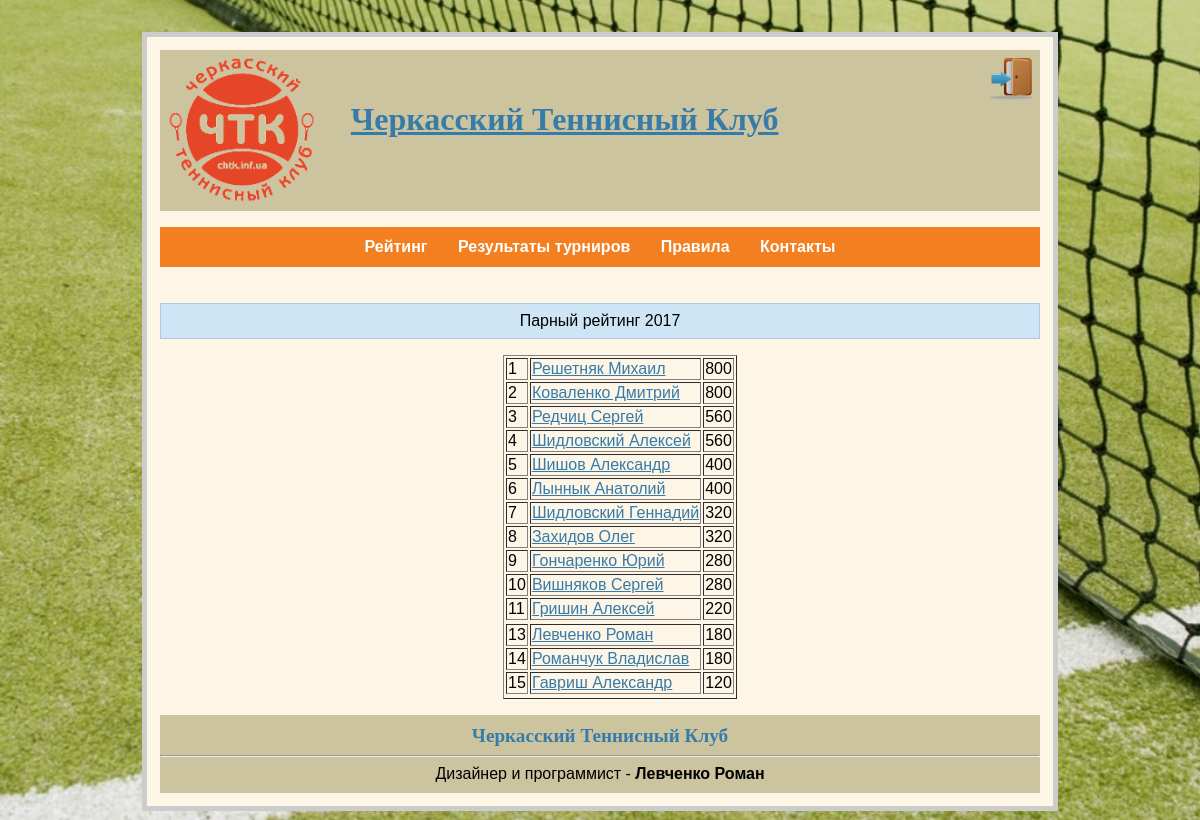
The app's page /rating/2017/ with its own data.
### chtk.py (models this page shows, shortened)
class Players(dab.Model):
    id = dab.Column(dab.Integer, primary_key=True)
    player_name = dab.Column(dab.String(20))
    player_surname = dab.Column(dab.String(20))
    path_photo = dab.Column(dab.String(40))

### chtk.py (the view)
@app.route('/rating/<int:year>/')
def show_method_1(year):
    if year == 2016:
        peremen = rating_show(parsed_string)
        year = 2016
    elif year == 2017:
        peremen = rating_show(parsed_string_new)
        year = 2017
    return render_template("rating.html", peremen=peremen, players=get_data_players(), year=year, len_2016=len_2016, len_2017=len_2017)

### chtk.py (called while the page is built)
def connect_db():
    rv = sqlite3.connect(app.config['DATABASE'])
    rv.row_factory = sqlite3.Row
    return rv

def get_db():
    if not hasattr(g, 'sqlite_db'):
        g.sqlite_db = connect_db()
    return g.sqlite_db

def rating_show(list_year):
    new_list = {}
    counter = 1
    rating = {}
    for el in list_year:
        s = 1
        points_1 = 0
        while ('Турнир_' + str(s)) in el:
            points_1 += int(el['Турнир_' + str(s)])
            s += 1
        rating.update({el['Фамилия'] + ' ' + el['Имя']: points_1})
    while rating:
        for key, el in rating.items():
            if el == max(rating.values()):
                new_list[counter] = {'Очки': el, 'Фамилия': key}
                counter += 1
                rating.pop(key)
                break
    return new_list

def get_data_players():
    db = get_db()
    cur_1 = db.execute('select id, player_name, player_surname, path_photo from players order by player_surname')
    players = cur_1.fetchall()
    return players

### templates/rating.html
{% extends "base.html" %}
  {% block body %}
<body>
<div class="header">
    <div class=flash align="center">Парный рейтинг {{year}}</div>
    <ul>
        <table border="1" align="center">
        {% for key, el in peremen.items() %}
            {% if el['Очки'] != 0 %}
            <tr>
                {% set a,b = el['Фамилия'].split() %}
                {% for player in players %}
                {% if a == player.player_surname and b == player.player_name %}
                <td>{{ key }}</td><td><a href="/player/{{ year }}/{{ player.id }}/">{{ el['Фамилия'] }}</a></td><td>{{ el['Очки'] }}</td>
                {% endif %}
                {% endfor %}
            </tr>
            {% endif %}
        {% endfor %}
        </table>
    </ul>
</div>
</body>
{% endblock %}

### static/style.css (style rules this page uses)
body { font-family: sans-serif; background: url(background.jpg) no-repeat center center fixed; background-size: cover; }
a, h1, h2 { color: #377ba8; }
.flash { background: #cee5F5; padding: 0.5em; border: 1px solid #aacbe2; }

### records on screen
Players: key "1", Фамилия "Решетняк Михаил", Очки "800"
Players: key "2", Фамилия "Коваленко Дмитрий", Очки "800"
Players: key "3", Фамилия "Редчиц Сергей", Очки "560"
Players: key "4", Фамилия "Шидловский Алексей", Очки "560"
Players: key "5", Фамилия "Шишов Александр", Очки "400"
Players: id "6", Фамилия "Лыннык Анатолий", Очки "400"
Players: key "7", Фамилия "Шидловский Геннадий", Очки "320"
Players: key "8", Фамилия "Захидов Олег", Очки "320"
Players: key "9", Фамилия "Гончаренко Юрий", Очки "280"
Players: key "10", Фамилия "Вишняков Сергей", Очки "280"
Players: key "11", Фамилия "Гришин Алексей", Очки "220"
Players: key "13", Фамилия "Левченко Роман", Очки "180"
Players: key "14", Фамилия "Романчук Владислав", Очки "180"
Players: key "15", Фамилия "Гавриш Александр", Очки "120"

### other values on screen
{{ year }} "2017"
